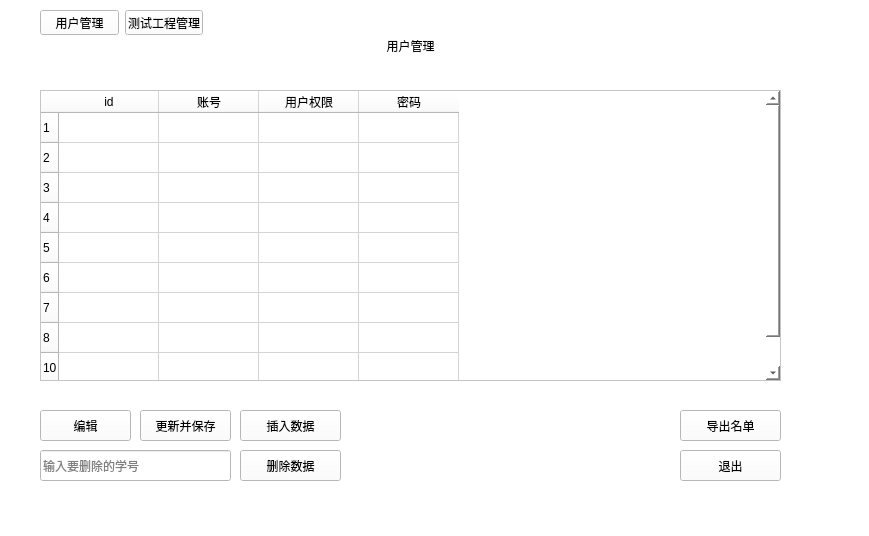
<?xml version="1.0" encoding="UTF-8"?>
<ui version="4.0">
 <class>Manager</class>
 <widget class="QMainWindow" name="Manager">
  <property name="geometry">
   <rect>
    <x>0</x>
    <y>0</y>
    <width>869</width>
    <height>536</height>
   </rect>
  </property>
  <property name="windowTitle">
   <string>MainWindow</string>
  </property>
  <property name="styleSheet">
   <string notr="true">background-color: rgb(255, 255, 255);</string>
  </property>
  <widget class="QWidget" name="centralwidget">
   <widget class="QStackedWidget" name="stackedWidget">
    <property name="geometry">
     <rect>
      <x>20</x>
      <y>40</y>
      <width>841</width>
      <height>451</height>
     </rect>
    </property>
    <property name="styleSheet">
     <string notr="true">background-color: rgb(255, 255, 255);</string>
    </property>
    <property name="currentIndex">
     <number>0</number>
    </property>
    <widget class="QWidget" name="page">
     <widget class="QTableWidget" name="tableWidget">
      <property name="geometry">
       <rect>
        <x>20</x>
        <y>50</y>
        <width>741</width>
        <height>291</height>
       </rect>
      </property>
      <property name="styleSheet">
       <string notr="true"/>
      </property>
      <row>
       <property name="text">
        <string>1</string>
       </property>
      </row>
      <row>
       <property name="text">
        <string>2</string>
       </property>
      </row>
      <row>
       <property name="text">
        <string>3</string>
       </property>
      </row>
      <row>
       <property name="text">
        <string>4</string>
       </property>
      </row>
      <row>
       <property name="text">
        <string>5</string>
       </property>
      </row>
      <row>
       <property name="text">
        <string>6</string>
       </property>
      </row>
      <row>
       <property name="text">
        <string>7</string>
       </property>
      </row>
      <row>
       <property name="text">
        <string>8</string>
       </property>
      </row>
      <row>
       <property name="text">
        <string>10</string>
       </property>
      </row>
      <column>
       <property name="text">
        <string>id</string>
       </property>
      </column>
      <column>
       <property name="text">
        <string>账号</string>
       </property>
      </column>
      <column>
       <property name="text">
        <string>用户权限</string>
       </property>
      </column>
      <column>
       <property name="text">
        <string>密码</string>
       </property>
      </column>
     </widget>
     <widget class="QPushButton" name="button_exit">
      <property name="geometry">
       <rect>
        <x>660</x>
        <y>410</y>
        <width>101</width>
        <height>31</height>
       </rect>
      </property>
      <property name="text">
       <string>退出</string>
      </property>
     </widget>
     <widget class="QPushButton" name="button_insert">
      <property name="geometry">
       <rect>
        <x>220</x>
        <y>370</y>
        <width>101</width>
        <height>31</height>
       </rect>
      </property>
      <property name="text">
       <string>插入数据</string>
      </property>
     </widget>
     <widget class="QPushButton" name="button_delete">
      <property name="geometry">
       <rect>
        <x>220</x>
        <y>410</y>
        <width>101</width>
        <height>31</height>
       </rect>
      </property>
      <property name="text">
       <string>删除数据</string>
      </property>
     </widget>
     <widget class="QLineEdit" name="lineEdit">
      <property name="geometry">
       <rect>
        <x>20</x>
        <y>410</y>
        <width>191</width>
        <height>31</height>
       </rect>
      </property>
      <property name="minimumSize">
       <size>
        <width>0</width>
        <height>0</height>
       </size>
      </property>
      <property name="styleSheet">
       <string notr="true"/>
      </property>
      <property name="placeholderText">
       <string>输入要删除的学号</string>
      </property>
     </widget>
     <widget class="QPushButton" name="button_save">
      <property name="geometry">
       <rect>
        <x>120</x>
        <y>370</y>
        <width>91</width>
        <height>31</height>
       </rect>
      </property>
      <property name="text">
       <string>更新并保存</string>
      </property>
     </widget>
     <widget class="QLabel" name="label_title">
      <property name="geometry">
       <rect>
        <x>0</x>
        <y>-10</y>
        <width>781</width>
        <height>31</height>
       </rect>
      </property>
      <property name="minimumSize">
       <size>
        <width>0</width>
        <height>0</height>
       </size>
      </property>
      <property name="text">
       <string>用户管理</string>
      </property>
      <property name="alignment">
       <set>Qt::AlignCenter</set>
      </property>
     </widget>
     <widget class="QPushButton" name="button_summary">
      <property name="geometry">
       <rect>
        <x>660</x>
        <y>370</y>
        <width>101</width>
        <height>31</height>
       </rect>
      </property>
      <property name="text">
       <string>导出名单</string>
      </property>
     </widget>
     <widget class="QPushButton" name="button_edit">
      <property name="geometry">
       <rect>
        <x>20</x>
        <y>370</y>
        <width>91</width>
        <height>31</height>
       </rect>
      </property>
      <property name="styleSheet">
       <string notr="true"/>
      </property>
      <property name="text">
       <string>编辑</string>
      </property>
     </widget>
    </widget>
    <widget class="QWidget" name="page_2"/>
   </widget>
   <widget class="QWidget" name="">
    <property name="geometry">
     <rect>
      <x>40</x>
      <y>10</y>
      <width>163</width>
      <height>25</height>
     </rect>
    </property>
    <layout class="QHBoxLayout" name="horizontalLayout">
     <item>
      <widget class="QPushButton" name="pushButton">
       <property name="text">
        <string>用户管理</string>
       </property>
      </widget>
     </item>
     <item>
      <widget class="QPushButton" name="pushButton_2">
       <property name="text">
        <string>测试工程管理</string>
       </property>
      </widget>
     </item>
    </layout>
   </widget>
  </widget>
 </widget>
 <resources/>
 <connections/>
</ui>
